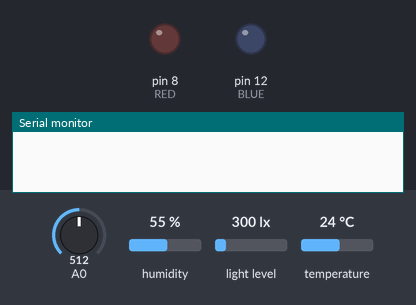
The sketch below on a simulated Arduino Mega 2560, built for the host (arithmetic inside an expression is 32-bit, double 64-bit). Shown: output pins drawn as LEDs (lit = HIGH), the last lines printed to the serial monitor. The test bench sets the inputs (shaded band); at power-on: A0 = 512, humidity 55 %, light level 300 lx, temperature 24 °C. WiFi joins after 1.5 s; servers stay silent unless stated.

Above: at 0.1 s.
At 15.4 s:
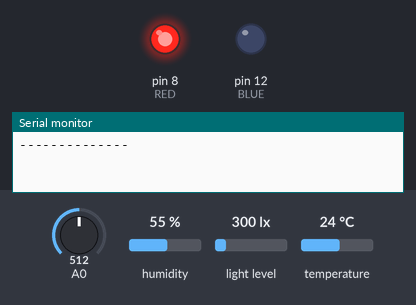
Timing chart, 0 to 16.9 s (numbered marks = the images above):
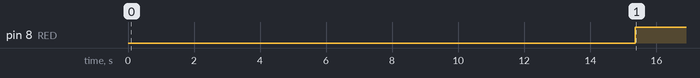

Measured:
- by itself, pin 8 (RED): LOW → HIGH at 15.4 s

The sketch:

goGarden.ino
```cpp
  // Incluindo as bibliotecas

  #include <DHT.h> // Temperatura e Umidade do ar ambiente
  #include <Adafruit_Sensor.h> // Temperatura e Umidade do ar ambiente
  #include <BH1750.h> // Intensidade da Luz ambiente

  #include <SPI.h>
//#include <String.h>
  #include <Ethernet.h>

  // Definindo variáveis globais
  #define DHTPIN A8 //Pino que estamos conectado
  #define DHTTYPE DHT11 //DHT 11

  // Firmware para Controle de Cores do LED RGB
  #define RED 8 //Define o pino 8 com PWM como RED
  //#define GREEN 10 //Define o pino 10 com PWM como RED
  #define BLUE 12 //Define o pino 12 com PWM como GREEN

  // Porta de Acesso (80 = padrão)
  int long acessPort = 80;

  byte mac[] = { 0xAB, 0xCD, 0x12, 0x34, 0xFF, 0xCA };
  byte ip[] = { 10, 3, 77, 110 }; // IP do Arduino
  byte servidor[] = { 10, 3, 79, 167 }; // IP do Computador

//IPAddress subnet(255, 255, 252, 0); //Define a máscara de rede

  EthernetServer server(acessPort);
  EthernetClient client;

  // Usar a variável abaixo se for utilizar o servidor do Arduino
//String readString = String(30);

  // Mostrando a cada 6 horas = delay(21600000);
  unsigned long previousMillis = 0;
  const long interval = 15000; // 15 Segundos Intervalo para os dados serem enviados ao Banco de Dados 15000

  // Identificação de variáveis
  DHT dht(DHTPIN, DHTTYPE);
  BH1750 lightMeter;
  int soilDamp;
  int red = 255; // valores de 0 a 255
//int green = 255; // valores de 0 a 255
  int blue = 255; // valores de 0 a 255

void setup() {

  // Open serial communications and wait for port to open:
  Serial.begin(9600); // Iniciando o serial
  Ethernet.begin(mac, ip);

  // Iniciando os sensores
  dht.begin();
  lightMeter.begin();

  pinMode(RED, OUTPUT); //Pino 8 declarado como saída
//pinMode(GREEN, OUTPUT); //Pino 10 declarado como saída
  pinMode(BLUE, OUTPUT); //Pino 12 declarado como saída

}

void loop() {

  // Declarando as variáveis

  float airDamp = dht.readHumidity();
  float temperature = dht.readTemperature();

  uint16_t brightness = lightMeter.readLightLevel();

  soilDamp = analogRead(A0);
  soilDamp = map(soilDamp, 0, 1023, 100, 0);

  // Verifica se os sensores estão respondendo
  if (isnan(airDamp) || isnan(temperature) || isnan(brightness) || isnan(soilDamp)) {
    Serial.println("Falha ao ler os dados dos sensores!");
      delay(500);
  }
  //Se nao ouver erro...
  else {

    //analogWrite(GREEN, green); //Envia o sinal de "verde" para o terminal de cor verde do LED

      EthernetClient client = server.available();

      unsigned long currentMillis = millis();

      if (currentMillis - previousMillis >= interval) {

      previousMillis = currentMillis;

        // Make a HTTP request
        if (client.connect(servidor, acessPort)) {

        Serial.println("Arduino Conectado na Internet");
        Serial.println(" ");

        // Banco de Dados do projeto final
        // Arquivo de Inclusao de Dados do PHP
        client.print("GET /goGarden/insArduinoData.php?"); // redirecionamento para incluir a captura ao php

    /*
        // Arquivo de Inclusao de Dados do PHP - Banco de Dados provisório
        client.print("GET /Exemplo_Ethernet/php/inclusaoSensor.php?");
        */

        // Enviando os dados para o Banco de Dados
        client.print("airDamp="); // AirDamp
        client.print(airDamp);
        client.print("&temperature="); // Temperature
        client.print(temperature);
        client.print("&brightness="); // Brightness
        client.print(brightness);
        client.print("&SoilDamp="); // SoilDamp
        client.println(soilDamp);

        // Visualizando o resultado na IDE do Arduino
        Serial.println("--------------");
        Serial.print("Umidade do Ar: ");
        Serial.print(airDamp);
        Serial.println("% UR");
        Serial.println("--------------");

        Serial.print("Temperatura: ");
        Serial.print(temperature);
        Serial.println("ºC");
        Serial.println("--------------");

        Serial.print("Luminosidade: ");
        Serial.print(brightness);
        Serial.println(" lux");
        Serial.println("--------------");

        Serial.print("Umidade do Solo: ");
        Serial.print(soilDamp);
        Serial.println("%");
        Serial.println("--------------");

        Serial.println(" ");
        Serial.println(" ");

        // Valores capturados pelos sensores NÃO estão de acordo com as condições mínimas de plantio
        // Condição abaixo em COMENTÁRIO é referente ao projeto final
      //if (airDamp<60 || airDamp>70 || temperature<12 || temperature>22 || brightness<16443 || brightness>39363 || soilDamp<65 || soilDamp>70) {

        if ( (airDamp < 40) || (airDamp > 60) || (temperature < 12) || (temperature > 22) || (brightness < 100) || (brightness > 150) || (soilDamp < 5) || (soilDamp > 15) ) {
          // Acende o LED Vermelho
          analogWrite(RED, red); //Envia o sinal de "red" para o terminal de cor vermelha do LED
          delay(5000);
        }

        // Valores capturados pelos sensores estão de acordo com as condições mínimas de plantio
        else {
          // Acende o LED Azul
          analogWrite(BLUE, blue); //Envia o sinal de "blue" para o terminal de cor azul do LED
          delay(5000);
        }

        client.stop();

        }
        else {
        // if you didn't get a connection to the server:
        Serial.println("Falha na Conexão do Arduino com a Internet");

        client.stop();

        }
      }
  }

  /*
  if(client)
  {
    while(client.connected())
    {
      if(client.available())
      {
        char c = client.read();

        if(readString.length() < 30) {
          readString += (c);
        }

        if(c == '\n')
        {
          // Cabeçalho HTTP padrão
          client.println("HTTP/1.1");
          client.println("Content-Type: text/html");
          client.println();

          client.println("<!doctype html>");
          client.println("<html>");
          client.println("<head>");
          client.println("<title>Tutorial</title>");
          client.println("<meta name=\"viewport\" content=\"width=320\">");
          client.println("<meta name=\"viewport\" content=\"width=device-width\">");
          client.println("<meta charset=\"utf-8\">");
          client.println("<meta name=\"viewport\" content=\"initial-scale=1.0, user-scalable=no\">");

          // IP do Arduino
          client.println("<meta http-equiv=\"refresh\" content=\"3, URL=http://10.3.79.52:acessPort\">");
          client.println("</head>");
          client.println("<body>");
          client.println("<center>");

          client.println("<font size=\"5\" face=\"verdana\" color=\"green\">Arduino</font>");
          client.println("<font size=\"3\" face=\"verdana\" color=\"red\"> & </font>");
          client.println("<font size=\"5\" face=\"verdana\" color=\"blue\">Banco de Dados</font><br />");

          client.println("<font size=\"5\" face=\"verdana\" color=\"red\">Umidade do Ar: </font>");
          client.println("<font size=\"5\" face=\"verdana\" color=\"blue\">");
          client.println(airDamp);
          client.println("</font><br>");

          client.println("<font size=\"5\" face=\"verdana\" color=\"red\">Temperatura: </font>");
          client.println("<font size=\"5\" face=\"verdana\" color=\"blue\">");
          client.println(temperature);
          client.println("</font><br>");

          client.println("<font size=\"5\" face=\"verdana\" color=\"red\">Luminosidade: </font>");
          client.println("<font size=\"5\" face=\"verdana\" color=\"blue\">");
          client.println(brightness);
          client.println("</font><br>");

          client.println("<font size=\"5\" face=\"verdana\" color=\"red\">Umidade do Solo: </font>");
          client.println("<font size=\"5\" face=\"verdana\" color=\"blue\">");
          client.println(soilDamp);
          client.println("</font><br>");

          // Página de Consulta
          // Código abaio é para o projeto final
        //client.println("<p><a href=\"http://localhost/gogarden/vegetableCont.php/\" target=\"_blank\">Verificar Histórico</a></p>");

          // Código abaixo é para o ambiente de teste
          client.println("<p><a href=\"http://localhost/Exemplo_Ethernet/php/consultaSensor.php/\" target=\"_blank\">Verificar Histórico</a></p>");

          client.println("</center>");
          client.println("</body>");
          client.println("</html>");

          readString = "";

          client.stop();
        }
      }

    }
  }
  */

//analogWrite(GREEN, green); //Envia o sinal de "verde" para o terminal de cor verde do LED

}
```
